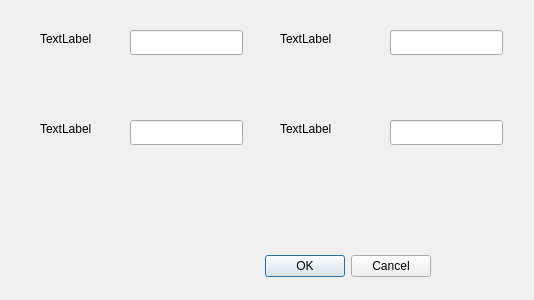
<?xml version="1.0" encoding="UTF-8"?>
<ui version="4.0">
 <class>Dialog</class>
 <widget class="QDialog" name="Dialog">
  <property name="geometry">
   <rect>
    <x>0</x>
    <y>0</y>
    <width>534</width>
    <height>300</height>
   </rect>
  </property>
  <property name="windowTitle">
   <string>Dialog</string>
  </property>
  <widget class="QDialogButtonBox" name="buttonBox">
   <property name="geometry">
    <rect>
     <x>90</x>
     <y>250</y>
     <width>341</width>
     <height>32</height>
    </rect>
   </property>
   <property name="orientation">
    <enum>Qt::Horizontal</enum>
   </property>
   <property name="standardButtons">
    <set>QDialogButtonBox::Cancel|QDialogButtonBox::Ok</set>
   </property>
  </widget>
  <widget class="QLabel" name="label">
   <property name="geometry">
    <rect>
     <x>40</x>
     <y>30</y>
     <width>67</width>
     <height>17</height>
    </rect>
   </property>
   <property name="text">
    <string>TextLabel</string>
   </property>
  </widget>
  <widget class="QLabel" name="label_2">
   <property name="geometry">
    <rect>
     <x>40</x>
     <y>120</y>
     <width>67</width>
     <height>17</height>
    </rect>
   </property>
   <property name="text">
    <string>TextLabel</string>
   </property>
  </widget>
  <widget class="QLabel" name="label_3">
   <property name="geometry">
    <rect>
     <x>280</x>
     <y>30</y>
     <width>67</width>
     <height>17</height>
    </rect>
   </property>
   <property name="text">
    <string>TextLabel</string>
   </property>
  </widget>
  <widget class="QLabel" name="label_4">
   <property name="geometry">
    <rect>
     <x>280</x>
     <y>120</y>
     <width>67</width>
     <height>17</height>
    </rect>
   </property>
   <property name="text">
    <string>TextLabel</string>
   </property>
  </widget>
  <widget class="QLineEdit" name="lineEdit">
   <property name="geometry">
    <rect>
     <x>130</x>
     <y>30</y>
     <width>113</width>
     <height>25</height>
    </rect>
   </property>
  </widget>
  <widget class="QLineEdit" name="lineEdit_2">
   <property name="geometry">
    <rect>
     <x>390</x>
     <y>30</y>
     <width>113</width>
     <height>25</height>
    </rect>
   </property>
  </widget>
  <widget class="QLineEdit" name="lineEdit_3">
   <property name="geometry">
    <rect>
     <x>130</x>
     <y>120</y>
     <width>113</width>
     <height>25</height>
    </rect>
   </property>
  </widget>
  <widget class="QLineEdit" name="lineEdit_4">
   <property name="geometry">
    <rect>
     <x>390</x>
     <y>120</y>
     <width>113</width>
     <height>25</height>
    </rect>
   </property>
  </widget>
 </widget>
 <resources/>
 <connections>
  <connection>
   <sender>buttonBox</sender>
   <signal>accepted()</signal>
   <receiver>Dialog</receiver>
   <slot>accept()</slot>
   <hints>
    <hint type="sourcelabel">
     <x>248</x>
     <y>254</y>
    </hint>
    <hint type="destinationlabel">
     <x>157</x>
     <y>274</y>
    </hint>
   </hints>
  </connection>
  <connection>
   <sender>buttonBox</sender>
   <signal>rejected()</signal>
   <receiver>Dialog</receiver>
   <slot>reject()</slot>
   <hints>
    <hint type="sourcelabel">
     <x>316</x>
     <y>260</y>
    </hint>
    <hint type="destinationlabel">
     <x>286</x>
     <y>274</y>
    </hint>
   </hints>
  </connection>
 </connections>
</ui>
